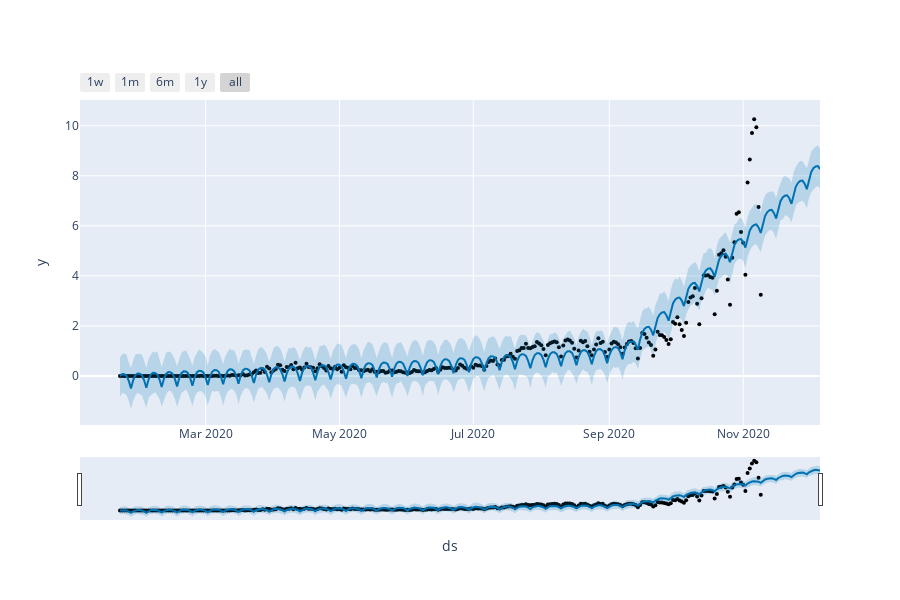

Source (notebook cell):
### Code cell
from fbprophet.plot import plot_plotly
plot_plotly(model, forecast)

### Figure 1 — Plotly figure (JSON) as saved in the notebook; plotly's stock layout.template omitted (floating-point values rounded to 4 significant figures; data arrays with more than 128 entries replaced by an {"elided": "..."} marker saying what was removed)
{"data": [{"marker": {"color": "black", "size": 4}, "mode": "markers", "name": "Actual", "type": "scatter", "x": {"elided": "293 str values"}, "y": {"elided": "293 float values"}}, {"hoverinfo": "skip", "line": {"width": 0}, "mode": "lines", "type": "scatter", "x": {"elided": "320 str values"}, "y": {"elided": "320 float values"}}, {"fill": "tonexty", "fillcolor": "rgba(0, 114, 178, 0.2)", "line": {"color": "#0072B2", "width": 2}, "mode": "lines", "name": "Predicted", "type": "scatter", "x": {"elided": "320 str values"}, "y": {"elided": "320 float values"}}, {"fill": "tonexty", "fillcolor": "rgba(0, 114, 178, 0.2)", "hoverinfo": "skip", "line": {"width": 0}, "mode": "lines", "type": "scatter", "x": {"elided": "320 str values"}, "y": {"elided": "320 float values"}}], "layout": {"height": 600, "showlegend": false, "width": 900, "xaxis": {"rangeselector": {"buttons": [{"count": 7, "label": "1w", "step": "day", "stepmode": "backward"}, {"count": 1, "label": "1m", "step": "month", "stepmode": "backward"}, {"count": 6, "label": "6m", "step": "month", "stepmode": "backward"}, {"count": 1, "label": "1y", "step": "year", "stepmode": "backward"}, {"step": "all"}]}, "rangeslider": {"visible": true}, "title": {"text": "ds"}, "type": "date"}, "yaxis": {"title": {"text": "y"}}}}
